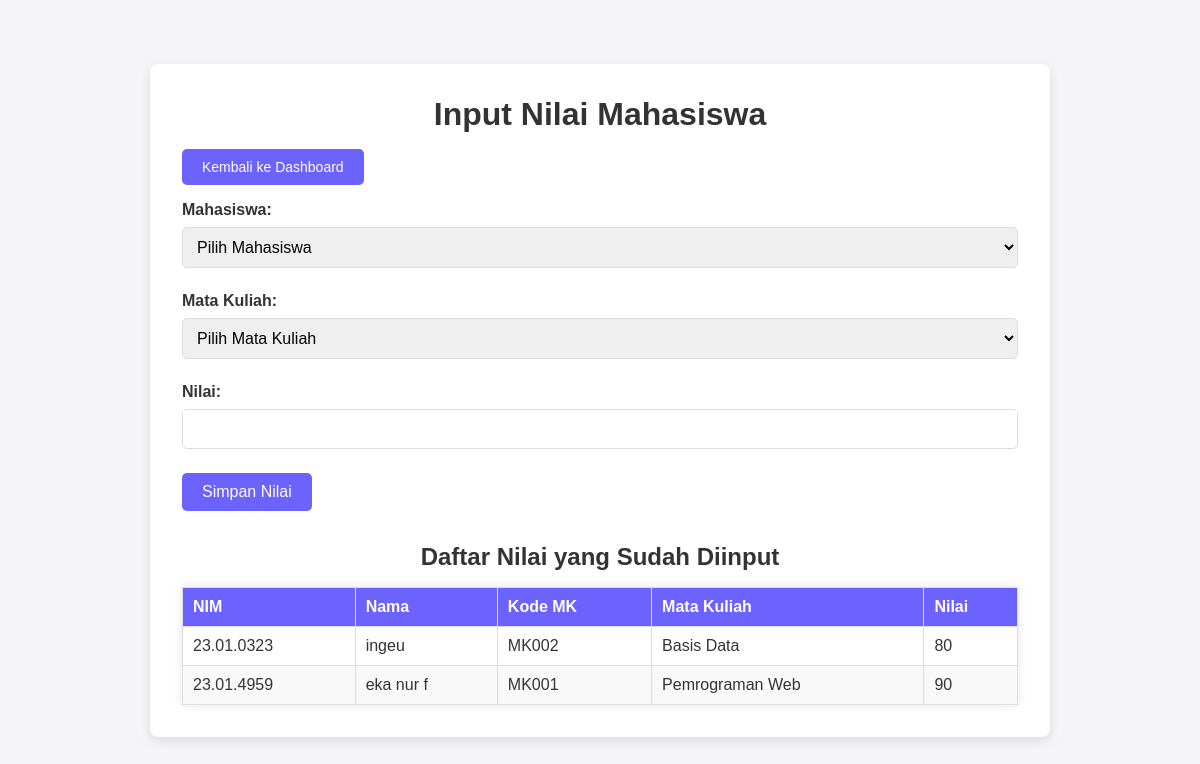
Screenshot of /input_nilai.php (signed in) with the database file from the repository.
### tables this page shows
CREATE TABLE `nilai_mahasiswa` (
  `id` int(11) NOT NULL,
  `mahasiswa_id` int(11) DEFAULT NULL,
  `mata_kuliah_id` int(11) DEFAULT NULL,
  `dosen_id` int(11) DEFAULT NULL,
  `nilai` int(11) DEFAULT NULL
);

CREATE TABLE `mahasiswa` (
  `id` int(11) NOT NULL,
  `nim` varchar(20) DEFAULT NULL,
  `nama` varchar(100) NOT NULL,
  `program_studi` varchar(50) NOT NULL,
  `user_id` int(11) DEFAULT NULL,
  `status` enum('admin_input','registered') DEFAULT NULL,
  `password` varchar(255) NOT NULL
);

CREATE TABLE `mata_kuliah` (
  `id` int(11) NOT NULL,
  `kode_mk` varchar(20) NOT NULL,
  `nama_mk` varchar(100) NOT NULL,
  `sks` int(11) NOT NULL
);

### input_nilai.php (the view, shortened to what this page needs)
<?php
require_once "config.php";
$stmt = $pdo->prepare("
    SELECT
        m.nim,
        m.nama,
        mk.kode_mk,
        mk.nama_mk,
        nm.nilai
    FROM nilai_mahasiswa nm
    JOIN mahasiswa m ON nm.mahasiswa_id = m.id
    JOIN mata_kuliah mk ON nm.mata_kuliah_id = mk.id
    WHERE nm.dosen_id = ?
    ORDER BY m.nim
");
$stmt->execute([$_SESSION["user_id"]]);
$nilai_existing = $stmt->fetchAll();
?>
<!DOCTYPE html>
<html lang="en">
<head>
    <link rel="stylesheet" href="input_nilai.css">
</head>
<body>
    <div class="container">
        <h1>Input Nilai Mahasiswa</h1>
        <a href="index.php" class="btn">Kembali ke Dashboard</a>
        <form method="POST">
            <div class="form-group">
                <label for="mahasiswa_id">Mahasiswa:</label>
                <select name="mahasiswa_id" required>
                    <option value="">Pilih Mahasiswa</option>
                </select>
            </div>
            <div class="form-group">
                <label for="mata_kuliah_id">Mata Kuliah:</label>
                <select name="mata_kuliah_id" required>
                    <option value="">Pilih Mata Kuliah</option>
                </select>
            </div>
            <div class="form-group">
                <label for="nilai">Nilai:</label>
                <input type="number" name="nilai" min="0" max="100" required>
            </div>
            <button type="submit" class="btn">Simpan Nilai</button>
        </form>
        <h2>Daftar Nilai yang Sudah Diinput</h2>
        <table>
            <thead>
                <tr>
                    <th>NIM</th>
                    <th>Nama</th>
                    <th>Kode MK</th>
                    <th>Mata Kuliah</th>
                    <th>Nilai</th>
                </tr>
            </thead>
            <tbody>
                <?php foreach ($nilai_existing as $nilai): ?>
                    <tr>
                        <td><?= $nilai['nim'] ?></td>
                        <td><?= $nilai['nama'] ?></td>
                        <td><?= $nilai['kode_mk'] ?></td>
                        <td><?= $nilai['nama_mk'] ?></td>
                        <td><?= $nilai['nilai'] ?></td>
                    </tr>
                <?php endforeach; ?>
            </tbody>
        </table>
    </div>
</body>
</html>

### input_nilai.css (style rules this page uses)
* { box-sizing: border-box; margin: 0; padding: 0; font-family: Arial, sans-serif; }
body { background-color: #f4f4f9; color: #333; display: flex; justify-content: center; align-items: center; min-height: 100vh; }
.container { width: 80%; max-width: 900px; background-color: #ffffff; padding: 2rem; border-radius: 8px; box-shadow: 0px 4px 12px rgba(0, 0, 0, 0.1); margin: 20px; }
h1, h2 { color: #333; margin-bottom: 1rem; text-align: center; }
a.btn { text-decoration: none; color: #fff; background-color: #6c63ff; padding: 10px 20px; border-radius: 5px; font-size: 14px; display: inline-block; margin-bottom: 1rem; transition: background-color 0.3s ease; }
form { margin-bottom: 2rem; }
.form-group { margin-bottom: 1.5rem; }
label { display: block; margin-bottom: 0.5rem; font-weight: bold; color: #333; }
input[type="number"], select { width: 100%; padding: 10px; font-size: 16px; border: 1px solid #ddd; border-radius: 5px; transition: border-color 0.3s ease; }
button.btn { display: inline-block; background-color: #6c63ff; color: #fff; border: none; padding: 10px 20px; border-radius: 5px; font-size: 16px; cursor: pointer; transition: background-color 0.3s ease; }
table { width: 100%; border-collapse: collapse; margin-top: 1rem; box-shadow: 0 0 10px rgba(0, 0, 0, 0.1); }
thead { background-color: #6c63ff; color: #fff; }
th, td { padding: 10px; text-align: left; border: 1px solid #ddd; }
tbody tr:nth-child(even) { background-color: #f9f9f9; }

### rows the page displays
nilai_mahasiswa: mahasiswa.nim "23.01.0323", mahasiswa.nama "ingeu", mata_kuliah.kode_mk "MK002", mata_kuliah.nama_mk "Basis Data", nilai "80"
nilai_mahasiswa: mahasiswa.nim "23.01.4959", mahasiswa.nama "eka nur f", mata_kuliah.kode_mk "MK001", mata_kuliah.nama_mk "Pemrograman Web", nilai "90"
